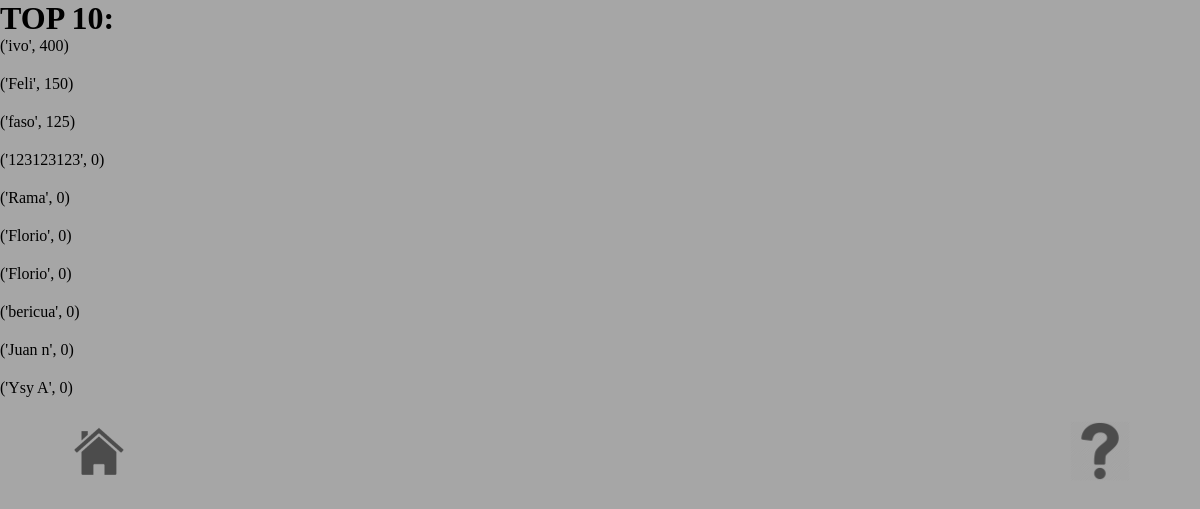
Before: /ranking with the older database file.
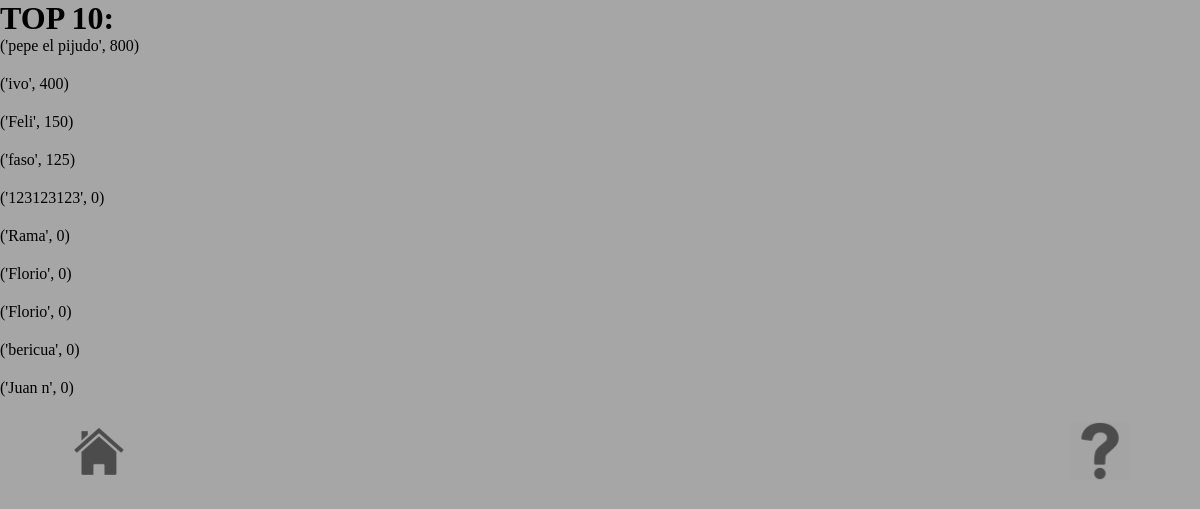
After: the same page with the newer database file.
### tables this page shows
CREATE TABLE "Ranking" (
	`Nombre`	TEXT NOT NULL,
	`Puntaje`	NUMERIC
);

### Proyecto/main.py (the view)
@app.route("/ranking")
def ranking():
  conn = sqlite3.connect('ODS.db')
  q = f"""SELECT * from Ranking
          ORDER BY Puntaje DESC
          LIMIT 10"""
  x = conn.execute(q)
  return render_template('ranking.html', lineamostrar = x)
  conn.close()

### Proyecto/templates/ranking.html (shortened to what this page needs)
<!DOCTYPE html>
<html lang="en">
<head>
    <link href="{{ url_for('static', filename='styles/ranking_style.css') }}" rel="stylesheet">
</head>
<body>
    <ol class="ranking">
        <H1>TOP 10:</H1>
        {% for linea in lineamostrar %}
        <li style="margin-bottom: 20px;">{{ linea }}</li>
        {% endfor %}
    </ol>
    <footer class="pie-de-pagina">
        <div class="inicio">
            <img src="{{ url_for('static', filename = 'img/casa-inicio.jpg')}}" alt="" onclick="window.location.href='{{ url_for('index')}}';">
        </div>
        <div class="ayuda">
            <img src="{{ url_for('static', filename = 'img/ayuda.jpg')}}" alt="" onclick="window.location.href='{{ url_for('informacion')}}';">
        </div>
    </footer>
</body>
</html>

### Proyecto/static/styles/ranking_style.css (style rules this page uses)
:root { --gris-medio-claro: #474646; --gris-oscuro: #1C262A; --violeta: #C8B6FF; --blanquito: #E7ECEF; --gris-claro: #A6A6A6; --neon: 0 0 2px #C8B6FF,0 0 30px #C8B6FF,0px 0px 5px #b3a1e8, 0 0 150px #b19fe4; --neon-blanquito: 0 0 2px #f6f3ff,0 0 30px #f8f6ff,0px 0px 5px #f2f0fa, 0 0 150px #f0eef7; }
* { margin: 0; padding: 0; }
body { background-color: var(--gris-claro); }
.pie-de-pagina { width: 100%; height: auto; display: flex; flex-wrap: wrap; justify-content: space-between; margin-top: 2%; }
.inicio { width: 20%; margin-left: 70px; }
.inicio img { width: 60px; height: 60px; }
.ayuda { width: 20%; align-items: flex-end; margin-right: 70px; }
.ayuda img { width: 60px; height: 60px; float: right; }

Changed rows visible on the page:
no longer on this page (row unchanged): Ranking: linea "('Ysy A', 0)"
added Ranking: linea "('pepe el pijudo', 800)"
